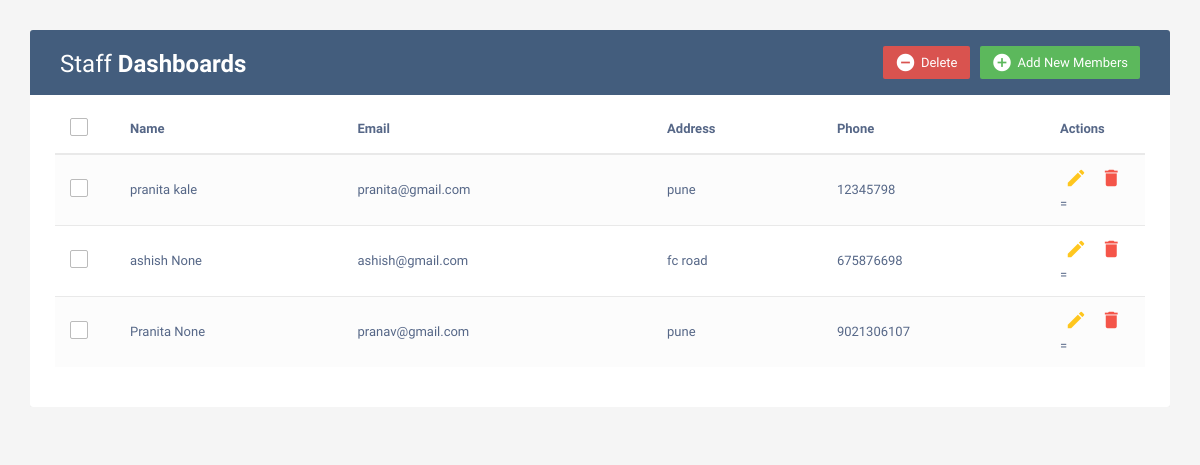
The page / on the database its author committed.
### dashboard/models.py (models this page shows, shortened)
class staff(models.Model):
    s_id=models.AutoField(primary_key=True)
    s_name=models.CharField(max_length=255,null=True,blank=True)
    s_surname=models.CharField(max_length=255,null=True,blank=True)
    s_email=models.EmailField(null=True,blank=True)
    s_age=models.IntegerField(null=True,blank=True)
    s_contact=models.IntegerField(null=True,blank=True)
    s_address=models.TextField(null=True,blank=True)
    s_profile=models.CharField(max_length=255,null=True,blank=True)
    s_subject=models.CharField(max_length=255,null=True,blank=True)
    gender=[
        ("female","female"),
        ("male","male"),
        ("other","other"),
    ]
    s_gender=models.CharField(max_length=255,choices=gender)

### dashboard/views.py (the view)
# urls.py: path('',views.dashboard,name="dashboard"),
def dashboard(request):
    obj = staff.objects.all()
    return render(request, "admin.html", {"obj": obj})

### dashboard/templates/admin.html (shortened to what this page needs)
<!DOCTYPE html>
<html lang="en">
<head>
<link rel="stylesheet" href="https://maxcdn.bootstrapcdn.com/font-awesome/4.7.0/css/font-awesome.min.css">
<link rel="stylesheet" href="https://maxcdn.bootstrapcdn.com/bootstrap/3.3.7/css/bootstrap.min.css">
</head>
<body>
    <div class="container">
		<div class="table-responsive">
			<div class="table-wrapper">
				<div class="table-title">
					<div class="row">
						<div class="col-xs-6">
							<h2> Staff <b> Dashboards </b></h2>
						</div>
						<div class="col-xs-6">
							<a href="#addAdminModal" class="btn btn-success" data-toggle="modal"><i class="material-icons">&#xE147;</i> <span>Add New Members</span></a>
							<a class="btn btn-danger"  onclick="AdminDelete({{i.Id}})" data-toggle="modal"><i class="material-icons">&#xE15C;</i> <span>Delete</span></a>
						</div>
					</div>
				</div>
				<table class="table table-striped table-hover">
					<thead>
						<tr>
							<th>
								<span class="custom-checkbox">
									<label for="selectAll"></label>
								</span>
							</th>
							<th>Name</th>
							<th>Email</th>
							<th>Address</th>
							<th>Phone</th>
							<th>Actions</th>
						</tr>
					</thead>
					<tbody>
						{% for i in obj %}
						<tr>
							<td>
								<span class="custom-checkbox">
									<label for="checkbox2"></label>
								</span>
							</td>
							<td>{{i.s_name}} {{i.s_surname}}</td>
							<td>{{i.s_email}}</td>
							<td>{{i.s_address}}</td>
							<td>{{i.s_contact}}</td>
							<td>
								<a href="#editAdminModal-{{forloop.counter}}" class="edit" data-toggle="modal"><i class="material-icons" data-toggle="tooltip" title="Edit">&#xE254;</i></a>
								<a href="delete_staff/{{i.s_id}}/"  class="delete" data-toggle="modal"><i class="material-icons" data-toggle="tooltip" title="Delete">&#xE872;</i></a>=
							</td>
						</tr>
						{% endfor %}
					</tbody>
				</table>
			</div>
		</div>
    </div>
</body>
</html>

### dashboard/templates/admin.html (style rules this page uses)
body { color: #566787; background: #f5f5f5; font-family: 'Varela Round', sans-serif; font-size: 13px; }
.table-responsive { margin: 30px 0; }
.table-wrapper { min-width: 1000px; background: #fff; padding: 20px 25px; border-radius: 3px; box-shadow: 0 1px 1px rgba(0,0,0,.05); }
.table-title { padding-bottom: 15px; background: #435d7d; color: #fff; padding: 16px 30px; margin: -20px -25px 10px; border-radius: 3px 3px 0 0; }
.table-title h2 { margin: 5px 0 0; font-size: 24px; }
.table-title .btn { color: #fff; float: right; font-size: 13px; border: none; min-width: 50px; border-radius: 2px; border: none; outline: none !important; margin-left: 10px; }
.table-title .btn i { float: left; font-size: 21px; margin-right: 5px; }
.table-title .btn span { float: left; margin-top: 2px; }
table.table tr th, table.table tr td { border-color: #e9e9e9; padding: 12px 15px; vertical-align: middle; }
table.table tr th:first-child { width: 60px; }
table.table tr th:last-child { width: 100px; }
table.table-striped tbody tr:nth-of-type(odd) { background-color: #fcfcfc; }
table.table td:last-child i { opacity: 0.9; font-size: 22px; margin: 0 5px; }
table.table td a { font-weight: bold; color: #566787; display: inline-block; text-decoration: none; outline: none !important; }
table.table td a.edit { color: #FFC107; }
table.table td a.delete { color: #F44336; }
table.table td i { font-size: 19px; }
.custom-checkbox { position: relative; }
.custom-checkbox label:before { width: 18px; height: 18px; }
.custom-checkbox label:before { content: ''; margin-right: 10px; display: inline-block; vertical-align: text-top; background: white; border: 1px solid #bbb; border-radius: 2px; box-sizing: border-box; z-index: 2; }

### rows shown on the page
staff: s_name "pranita", s_surname "kale", s_email "pranita@gmail.com", s_address "pune", s_contact "12345798"
staff: s_name "ashish", s_surname "None", s_email "ashish@gmail.com", s_address "fc road", s_contact "675876698"
staff: s_name "Pranita", s_surname "None", s_email "pranav@gmail.com", s_address "pune", s_contact "9021306107"
